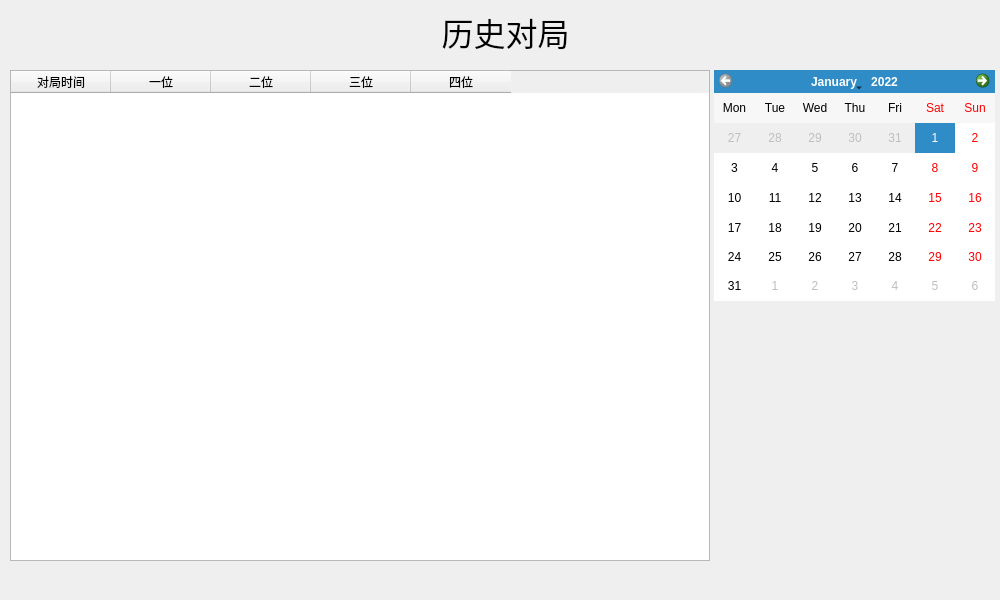
<?xml version="1.0" encoding="UTF-8"?>
<ui version="4.0">
 <class>GameHistoryWindow</class>
 <widget class="QMainWindow" name="GameHistoryWindow">
  <property name="geometry">
   <rect>
    <x>0</x>
    <y>0</y>
    <width>1000</width>
    <height>600</height>
   </rect>
  </property>
  <property name="sizePolicy">
   <sizepolicy hsizetype="Fixed" vsizetype="Fixed">
    <horstretch>0</horstretch>
    <verstretch>0</verstretch>
   </sizepolicy>
  </property>
  <property name="minimumSize">
   <size>
    <width>1000</width>
    <height>600</height>
   </size>
  </property>
  <property name="maximumSize">
   <size>
    <width>1000</width>
    <height>600</height>
   </size>
  </property>
  <property name="windowTitle">
   <string>历史对局</string>
  </property>
  <property name="windowIcon">
   <iconset resource="../Icons.qrc">
    <normaloff>:/Icons/icon.png</normaloff>:/Icons/icon.png</iconset>
  </property>
  <widget class="QWidget" name="centralwidget">
   <widget class="QLabel" name="label">
    <property name="geometry">
     <rect>
      <x>200</x>
      <y>6</y>
      <width>611</width>
      <height>51</height>
     </rect>
    </property>
    <property name="font">
     <font>
      <family>微软雅黑</family>
      <pointsize>24</pointsize>
     </font>
    </property>
    <property name="text">
     <string>历史对局</string>
    </property>
    <property name="alignment">
     <set>Qt::AlignCenter</set>
    </property>
   </widget>
   <widget class="QTableWidget" name="table">
    <property name="geometry">
     <rect>
      <x>10</x>
      <y>70</y>
      <width>700</width>
      <height>491</height>
     </rect>
    </property>
    <property name="verticalScrollBarPolicy">
     <enum>Qt::ScrollBarAlwaysOff</enum>
    </property>
    <property name="editTriggers">
     <set>QAbstractItemView::NoEditTriggers</set>
    </property>
    <property name="showDropIndicator" stdset="0">
     <bool>false</bool>
    </property>
    <property name="dragDropOverwriteMode">
     <bool>false</bool>
    </property>
    <property name="selectionBehavior">
     <enum>QAbstractItemView::SelectRows</enum>
    </property>
    <attribute name="verticalHeaderVisible">
     <bool>false</bool>
    </attribute>
    <column>
     <property name="text">
      <string>对局时间</string>
     </property>
    </column>
    <column>
     <property name="text">
      <string>一位</string>
     </property>
    </column>
    <column>
     <property name="text">
      <string>二位</string>
     </property>
    </column>
    <column>
     <property name="text">
      <string>三位</string>
     </property>
    </column>
    <column>
     <property name="text">
      <string>四位</string>
     </property>
    </column>
   </widget>
   <widget class="QCalendarWidget" name="calendar">
    <property name="geometry">
     <rect>
      <x>714</x>
      <y>70</y>
      <width>281</width>
      <height>231</height>
     </rect>
    </property>
    <property name="selectedDate">
     <date>
      <year>2022</year>
      <month>1</month>
      <day>1</day>
     </date>
    </property>
    <property name="minimumDate">
     <date>
      <year>2022</year>
      <month>1</month>
      <day>1</day>
     </date>
    </property>
    <property name="verticalHeaderFormat">
     <enum>QCalendarWidget::NoVerticalHeader</enum>
    </property>
   </widget>
  </widget>
 </widget>
 <resources>
  <include location="../Icons.qrc"/>
 </resources>
 <connections/>
</ui>
